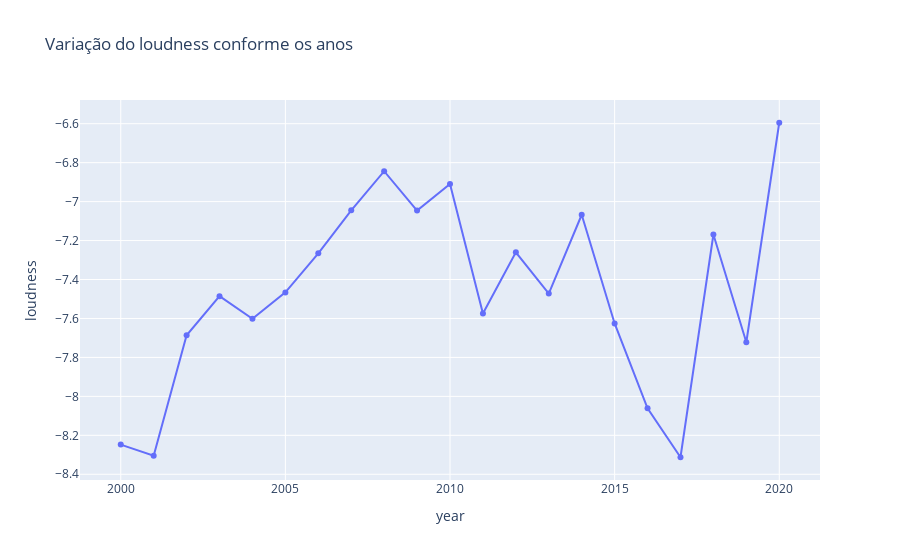

The cell this chart's notebook holds for it:
### Code cell
fig = px.line(dados_anos, x="year", y="loudness", markers=True, title="Variação do loudness conforme os anos")
fig.show()

### Figure 1 — Plotly figure (JSON) as saved in the notebook; plotly's stock layout.template omitted (floating-point values rounded to 4 significant figures)
{"data": [{"hovertemplate": "year=%{x}<br>loudness=%{y}<extra></extra>", "legendgroup": "", "line": {"color": "#636efa", "dash": "solid"}, "marker": {"symbol": "circle"}, "mode": "lines+markers", "name": "", "orientation": "v", "showlegend": false, "type": "scatter", "x": [2000, 2001, 2002, 2003, 2004, 2005, 2006, 2007, 2008, 2009, 2010, 2011, 2012, 2013, 2014, 2015, 2016, 2017, 2018, 2019, 2020], "xaxis": "x", "y": [-8.248, -8.305, -7.687, -7.486, -7.602, -7.466, -7.266, -7.045, -6.844, -7.046, -6.91, -7.575, -7.261, -7.472, -7.067, -7.626, -8.061, -8.313, -7.169, -7.722, -6.595], "yaxis": "y"}], "layout": {"legend": {"tracegroupgap": 0}, "title": {"text": "Variação do loudness conforme os anos"}, "xaxis": {"anchor": "y", "domain": [0, 1], "title": {"text": "year"}}, "yaxis": {"anchor": "x", "domain": [0, 1], "title": {"text": "loudness"}}}}
